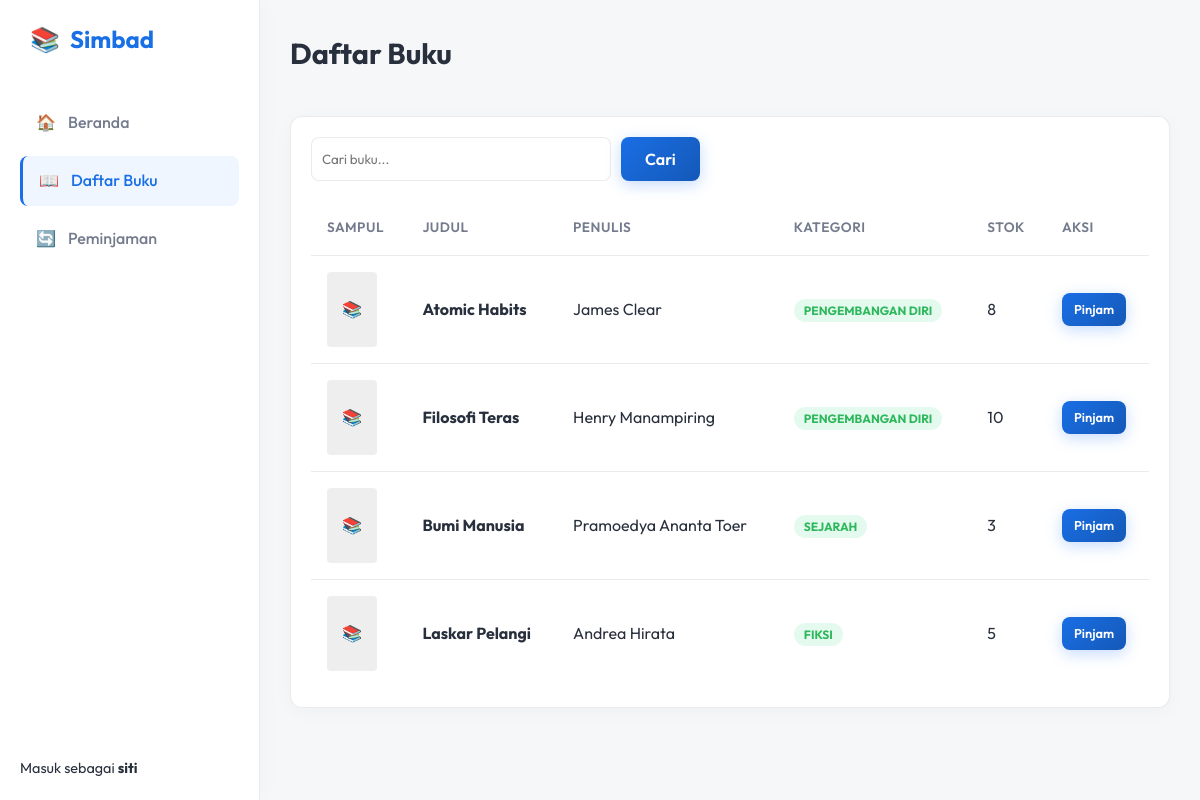
The app's page /books.php (signed in), older data.
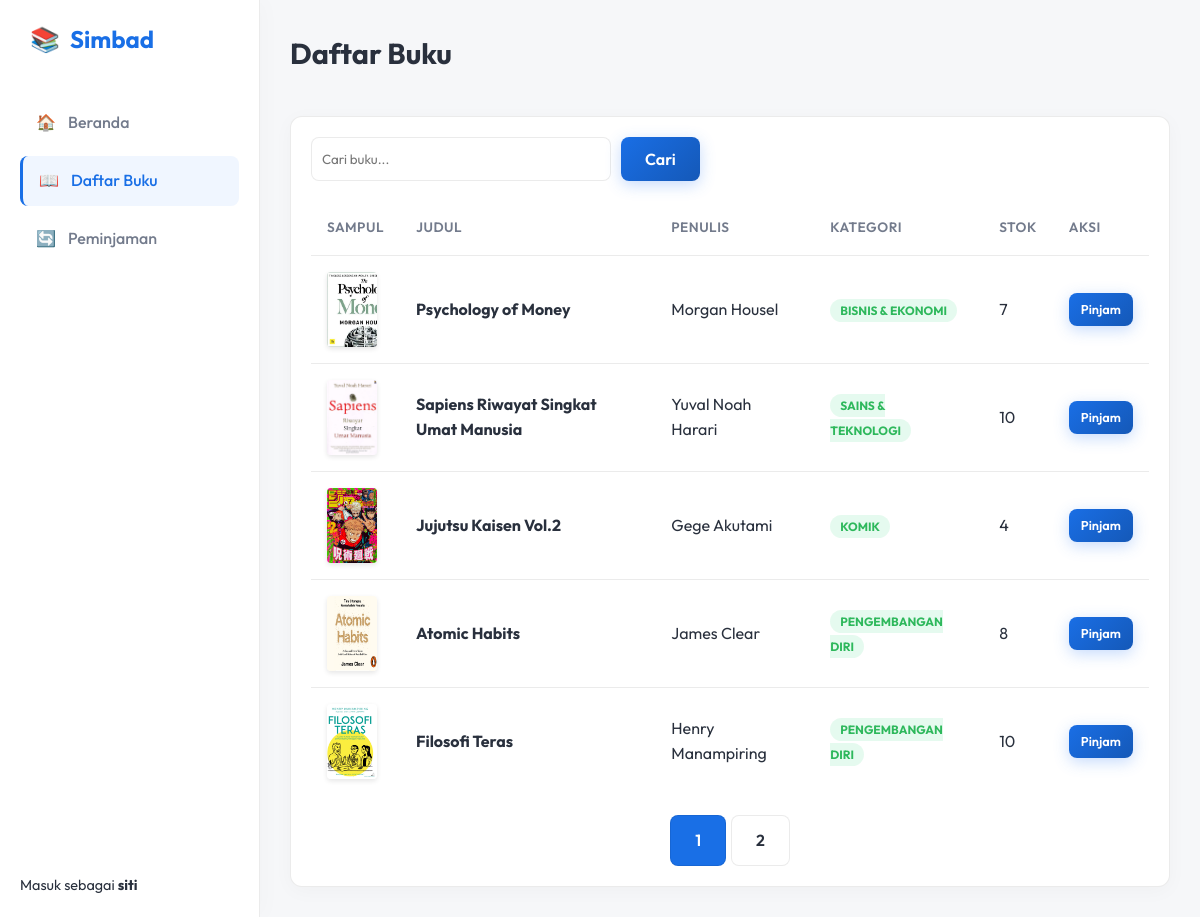
The same page, newer data.
### tables this page shows
CREATE TABLE `buku` (
  `id` int(11) NOT NULL AUTO_INCREMENT,
  `judul` varchar(255) NOT NULL,
  `penulis` varchar(100) NOT NULL,
  `penerbit` varchar(100) DEFAULT NULL,
  `tahun_terbit` year(4) DEFAULT NULL,
  `kategori_id` int(11) NOT NULL,
  `stok` int(11) NOT NULL DEFAULT 0,
  `gambar_sampul` varchar(255) DEFAULT NULL,
  `dibuat_pada` timestamp NULL DEFAULT CURRENT_TIMESTAMP,
  PRIMARY KEY (`id`),
  KEY `kategori_id` (`kategori_id`),
  CONSTRAINT `fk_buku_kategori` FOREIGN KEY (`kategori_id`) REFERENCES `kategori` (`id`) ON DELETE CASCADE
);

CREATE TABLE `kategori` (
  `id` int(11) NOT NULL AUTO_INCREMENT,
  `nama_kategori` varchar(100) NOT NULL,
  PRIMARY KEY (`id`)
);

### books.php (the view, shortened to what this page needs)
<?php
require_once 'config/config.php';
$search = $_GET['search'] ?? '';
$page_num = isset($_GET['page']) ? (int)$_GET['page'] : 1;
$limit = 5;
$offset = ($page_num - 1) * $limit;
$query = "SELECT buku.*, kategori.nama_kategori as category_name FROM buku
          LEFT JOIN kategori ON buku.kategori_id = kategori.id
          WHERE judul LIKE ? OR penulis LIKE ?
          ORDER BY id DESC LIMIT ? OFFSET ?";
$stmt = $pdo->prepare($query);
$stmt->bindValue(1, "%$search%", PDO::PARAM_STR);
$stmt->bindValue(2, "%$search%", PDO::PARAM_STR);
$stmt->bindValue(3, $limit, PDO::PARAM_INT);
$stmt->bindValue(4, $offset, PDO::PARAM_INT);
$stmt->execute();
$books = $stmt->fetchAll();
$count_query = "SELECT COUNT(*) FROM buku WHERE judul LIKE ? OR penulis LIKE ?";
$stmt_count = $pdo->prepare($count_query);
$stmt_count->execute(["%$search%", "%$search%"]);
$total_books = $stmt_count->fetchColumn();
$total_pages = ceil($total_books / $limit);
$page = 'books';
?>
<!DOCTYPE html>
<html lang="id">
<head>
    <link rel="stylesheet" href="assets/css/style.css">
</head>
<body>
    <div class="dashboard-grid">
        <?php include 'includes/sidebar.php'; ?>
        <main class="main-content">
            <div class="top-bar">
                <h1 class="page-title">Daftar Buku</h1>
            </div>
            <div class="table-container">
                <div style="display: flex; justify-content: space-between; margin-bottom: 20px;">
                    <form method="GET" style="display: flex; gap: 10px;">
                        <input type="text" name="search" placeholder="Cari buku..." value="<?php echo htmlspecialchars($search); ?>"
                               style="padding: 10px; border-radius: 8px; border: 1px solid var(--glass-border); background: white; color: var(--text-main); width: 300px;">
                        <button type="submit" class="btn btn-primary">Cari</button>
                    </form>
                </div>
                <table>
                    <thead>
                        <tr>
                            <th>Sampul</th>
                            <th>Judul</th>
                            <th>Penulis</th>
                            <th>Kategori</th>
                            <th>Stok</th>
                            <th>Aksi</th>
                        </tr>
                    </thead>
                    <tbody>
                        <?php if (empty($books)): ?>
                            <tr><td colspan="6" style="text-align: center; color: var(--text-muted);">Tidak ada buku ditemukan.</td></tr>
                        <?php else: ?>
                            <?php foreach ($books as $book): ?>
                            <tr>
                                <td>
                                    <?php if($book['gambar_sampul']): ?>
                                        <div style="width: 50px; height: 75px; background-image: url('uploads/<?php echo htmlspecialchars($book['gambar_sampul']); ?>'); background-size: cover; border-radius: 4px; box-shadow: 0 2px 5px rgba(0,0,0,0.1);"></div>
                                    <?php else: ?>
                                        <div style="width: 50px; height: 75px; background: #eee; border-radius: 4px; display: flex; align-items: center; justify-content: center; color: #999;">📚</div>
                                    <?php endif; ?>
                                </td>
                                <td><strong><?php echo htmlspecialchars($book['judul']); ?></strong></td>
                                <td><?php echo htmlspecialchars($book['penulis']); ?></td>
                                <td><span class="badge badge-success"><?php echo htmlspecialchars($book['category_name']); ?></span></td>
                                <td><?php echo $book['stok']; ?></td>
                                <td>
                                    <?php if($_SESSION['role'] === 'admin'): ?>
                                        <a href="book_form.php?id=<?php echo $book['id']; ?>" class="btn" style="padding: 5px 10px; font-size: 0.8rem; background: #eee; color: #333;">Edit</a>
                                        <a href="?delete=<?php echo $book['id']; ?>" class="btn" style="padding: 5px 10px; font-size: 0.8rem; background: rgba(255, 80, 80, 0.1); color: var(--error);" onclick="return confirm('Yakin ingin menghapus?')">Hapus</a>
                                    <?php else: ?>
                                        <?php if($book['stok'] > 0): ?>
                                            <a href="loan_form.php?book_id=<?php echo $book['id']; ?>" class="btn btn-primary" style="padding: 6px 12px; font-size: 0.8rem;">Pinjam</a>
                                        <?php else: ?>
                                            <span class="badge badge-warning" style="font-size: 0.8rem;">Stok Habis</span>
                                        <?php endif; ?>
                                    <?php endif; ?>
                                </td>
                            </tr>
                            <?php endforeach; ?>
                        <?php endif; ?>
                    </tbody>
                </table>
                <?php if ($total_pages > 1): ?>
                <div style="margin-top: 20px; display: flex; gap: 5px; justify-content: center;">
                    <?php for ($i = 1; $i <= $total_pages; $i++): ?>
                        <a href="?page=<?php echo $i; ?>&search=<?php echo urlencode($search); ?>"
                           class="btn"
                           style="background: <?php echo ($i == $page_num) ? 'hsl(var(--primary))' : 'white'; ?>; color: <?php echo ($i == $page_num) ? 'white' : 'var(--text-main)'; ?>; border: 1px solid var(--glass-border);">
                            <?php echo $i; ?>
                        </a>
                    <?php endfor; ?>
                </div>
                <?php endif; ?>
            </div>
        </main>
    </div>
</body>
</html>

### includes/sidebar.php
<aside class="sidebar">
    <div class="sidebar-brand">
        <span>📚</span> Simbad
    </div>
    <ul class="nav-links">
        <li class="nav-item">
            <a href="<?php echo BASE_URL; ?>index.php" class="nav-link <?php echo ($page == 'dashboard') ? 'active' : ''; ?>">
                <span>🏠</span> Beranda
            </a>
        </li>
        <li class="nav-item">
            <a href="<?php echo BASE_URL; ?>books.php" class="nav-link <?php echo ($page == 'books') ? 'active' : ''; ?>">
                <span>📖</span> Daftar Buku
            </a>
        </li>
        <li class="nav-item">
            <a href="<?php echo BASE_URL; ?>loans.php" class="nav-link <?php echo ($page == 'loans') ? 'active' : ''; ?>">
                <span>🔄</span> Peminjaman
            </a>
        </li>
    </ul>
    <div class="user-info" style="margin-top: auto;">
        <span style="color: var(--text-muted); font-size: 0.9rem;">
            Masuk sebagai <strong><?php echo htmlspecialchars($_SESSION['username']); ?></strong>
        </span>
    </div>
</aside>

### assets/css/style.css (style rules this page uses)
:root { --primary: 215, 80%, 50%; --primary-dark: 215, 80%, 40%; --secondary: 170, 70%, 45%; --accent: 340, 70%, 55%; --bg-dark: 220, 20%, 97%; --bg-card: 0, 0%, 100%; --text-main: 220, 20%, 20%; --text-muted: 220, 10%, 50%; --glass-bg: rgba(255, 255, 255, 0.85); --glass-border: rgba(0, 0, 0, 0.08); --error: 0, 70%, 55%; --success: 140, 60%, 45%; --radius-sm: 8px; --radius-md: 12px; --radius-lg: 20px; }
* { margin: 0; padding: 0; box-sizing: border-box; font-family: 'Outfit', sans-serif; }
body { background-color: hsl(var(--bg-dark)); color: hsl(var(--text-main)); line-height: 1.6; overflow-x: hidden; }
.btn { padding: 12px 24px; border: none; border-radius: var(--radius-sm); font-size: 1rem; font-weight: 600; cursor: pointer; transition: all 0.3s ease; display: inline-flex; align-items: center; justify-content: center; text-decoration: none; }
.btn-primary { background: linear-gradient(135deg, hsl(var(--primary)), hsl(var(--primary-dark))); color: white; box-shadow: 0 4px 15px rgba(66, 135, 245, 0.3); }
.dashboard-grid { display: grid; grid-template-columns: 260px 1fr; min-height: 100vh; }
.sidebar { background: white; border-right: 1px solid var(--glass-border); padding: 20px; display: flex; flex-direction: column; box-shadow: 5px 0 20px rgba(0, 0, 0, 0.02); z-index: 10; }
.sidebar-brand { font-size: 1.5rem; font-weight: 700; color: hsl(var(--primary)); margin-bottom: 40px; padding-left: 10px; display: flex; align-items: center; gap: 10px; }
.nav-links { list-style: none; flex: 1; }
.nav-item { margin-bottom: 8px; }
.nav-link { display: flex; align-items: center; gap: 12px; padding: 12px 16px; color: hsl(var(--text-muted)); text-decoration: none; border-radius: var(--radius-sm); transition: all 0.3s ease; font-weight: 500; }
.nav-link:hover, .nav-link.active { background: rgba(66, 135, 245, 0.08); color: hsl(var(--primary)); }
.nav-link.active { border-left: 3px solid hsl(var(--primary)); }
.main-content { padding: 30px; overflow-y: auto; }
.top-bar { display: flex; justify-content: space-between; align-items: center; margin-bottom: 40px; }
.page-title { font-size: 1.8rem; font-weight: 700; color: var(--text-main); }
.user-info { display: flex; align-items: center; gap: 15px; }
.table-container { overflow-x: auto; background: white; border: 1px solid var(--glass-border); border-radius: var(--radius-md); padding: 20px; box-shadow: 0 4px 20px rgba(0, 0, 0, 0.03); }
table { width: 100%; border-collapse: collapse; }
th, td { padding: 16px; text-align: left; border-bottom: 1px solid var(--glass-border); }
th { color: hsl(var(--text-muted)); font-weight: 600; font-size: 0.85rem; text-transform: uppercase; letter-spacing: 0.5px; }
td { color: var(--text-main); }
tr:last-child td { border-bottom: none; }
.badge { padding: 4px 10px; border-radius: 20px; font-size: 0.75rem; font-weight: 700; text-transform: uppercase; }
.badge-success { background: rgba(0, 200, 100, 0.1); color: hsl(var(--success)); }

Row changes from the older to the newer data that the page shows:
no longer on this page (row edited): buku: judul "Bumi Manusia", penulis "Pramoedya Ananta Toer", kategori.nama_kategori "SEJARAH", stok "3"
no longer on this page (row edited): buku: judul "Laskar Pelangi", penulis "Andrea Hirata", kategori.nama_kategori "FIKSI", stok "5"
added buku: gambar_sampul (picture), judul "Psychology of Money", penulis "Morgan Housel", kategori.nama_kategori "BISNIS & EKONOMI", stok "7"
added buku: gambar_sampul (picture), judul "Sapiens Riwayat Singkat Umat Manusia", penulis "Yuval Noah Harari", kategori.nama_kategori "SAINS & TEKNOLOGI", stok "10"
added buku: gambar_sampul (picture), judul "Jujutsu Kaisen Vol.2", penulis "Gege Akutami", kategori.nama_kategori "KOMIK", stok "4"
changed buku "Atomic Habits": gambar_sampul: picture added; no longer shows "📚"
changed buku "Filosofi Teras": gambar_sampul: picture added; no longer shows "📚"
Text that changed along with them:
new list line: "1"
new list line: "2"
